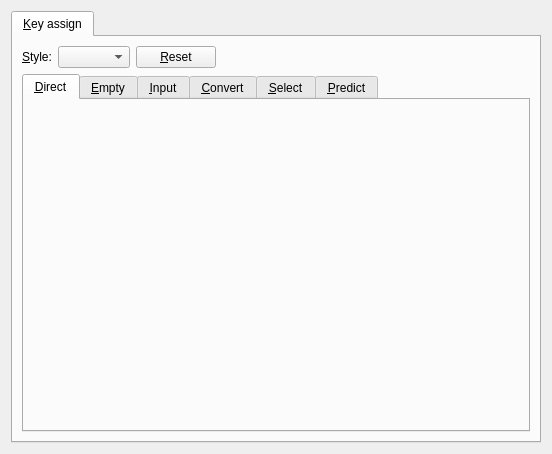
<?xml version="1.0" encoding="UTF-8"?>
<ui version="4.0">
 <class>JapaneseSettings</class>
 <widget class="QWidget" name="JapaneseSettings">
  <property name="geometry">
   <rect>
    <x>0</x>
    <y>0</y>
    <width>552</width>
    <height>454</height>
   </rect>
  </property>
  <property name="windowTitle">
   <string>Settings</string>
  </property>
  <layout class="QVBoxLayout" name="verticalLayout">
   <item>
    <widget class="QTabWidget" name="tabWidget">
     <property name="currentIndex">
      <number>0</number>
     </property>
     <widget class="QWidget" name="keyAssign">
      <attribute name="title">
       <string>&amp;Key assign</string>
      </attribute>
      <layout class="QVBoxLayout" name="verticalLayout_2">
       <item>
        <layout class="QHBoxLayout" name="horizontalLayout">
         <item>
          <widget class="QLabel" name="label_2">
           <property name="text">
            <string>&amp;Style:</string>
           </property>
           <property name="buddy">
            <cstring>style</cstring>
           </property>
          </widget>
         </item>
         <item>
          <widget class="QComboBox" name="style"/>
         </item>
         <item>
          <widget class="QPushButton" name="reset">
           <property name="text">
            <string>&amp;Reset</string>
           </property>
          </widget>
         </item>
         <item>
          <spacer name="horizontalSpacer">
           <property name="orientation">
            <enum>Qt::Horizontal</enum>
           </property>
           <property name="sizeHint" stdset="0">
            <size>
             <width>40</width>
             <height>20</height>
            </size>
           </property>
          </spacer>
         </item>
        </layout>
       </item>
       <item>
        <widget class="QTabWidget" name="tabWidget_2">
         <property name="currentIndex">
          <number>0</number>
         </property>
         <widget class="ja_JP::KeyActionEdit" name="direct">
          <attribute name="title">
           <string>&amp;Direct</string>
          </attribute>
         </widget>
         <widget class="ja_JP::KeyActionEdit" name="empty">
          <attribute name="title">
           <string>&amp;Empty</string>
          </attribute>
         </widget>
         <widget class="ja_JP::KeyActionEdit" name="input">
          <attribute name="title">
           <string>&amp;Input</string>
          </attribute>
         </widget>
         <widget class="ja_JP::KeyActionEdit" name="convert">
          <attribute name="title">
           <string>&amp;Convert</string>
          </attribute>
         </widget>
         <widget class="ja_JP::KeyActionEdit" name="select">
          <attribute name="title">
           <string>&amp;Select</string>
          </attribute>
         </widget>
         <widget class="ja_JP::KeyActionEdit" name="predict">
          <attribute name="title">
           <string>&amp;Predict</string>
          </attribute>
         </widget>
        </widget>
       </item>
      </layout>
     </widget>
    </widget>
   </item>
  </layout>
 </widget>
 <customwidgets>
  <customwidget>
   <class>ja_JP::KeyActionEdit</class>
   <extends>QWidget</extends>
   <header>keyactionedit.h</header>
   <container>1</container>
  </customwidget>
 </customwidgets>
 <resources/>
 <connections/>
</ui>
